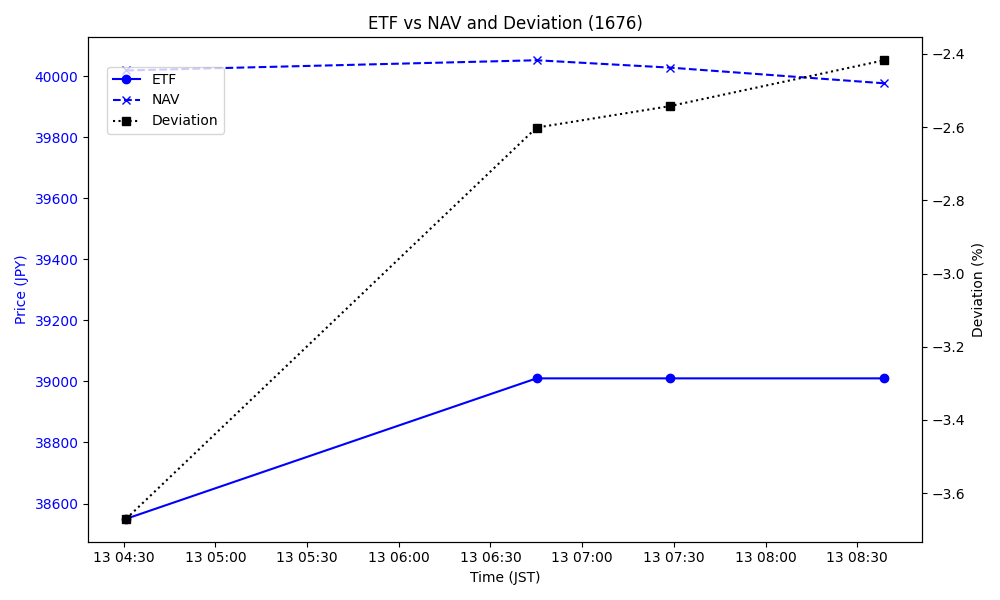

Write Python code to recreate this figure.
# -*- coding: utf-8 -*-
import os
import pandas as pd
import matplotlib.pyplot as plt
from datetime import datetime
import yfinance as yf

def main():
    # --- 銘柄リスト ---
    tickers = {"1676.T": "Royal Metals"}

    usd_jpy = yf.Ticker("JPY=X").history(period="1d")["Close"].iloc[-1]

    data = []
    for ticker, name in tickers.items():
        t = yf.Ticker(ticker)
        price = t.history(period="1d")["Close"].iloc[-1]
        nav = t.info.get("navPrice")

        if nav:
            nav_jpy = nav * usd_jpy
            deviation = (price - nav_jpy) / nav_jpy * 100
        else:
            nav_jpy = None
            deviation = None

        data.append({
            "timestamp": datetime.now().strftime("%Y-%m-%d %H:%M:%S"),
            "ticker": ticker,
            "name": name,
            "price": price,
            "nav_jpy": nav_jpy,
            "deviation_pct": deviation
        })

    # --- ファイル設定 ---
    csv_filename = "1672withDeviation.csv"
    png_filename = "1676withDeviation.png"

    # --- CSV追記 ---
    df_new = pd.DataFrame(data)
    if os.path.exists(csv_filename):
        df_existing = pd.read_csv(csv_filename)
        df_all = pd.concat([df_existing, df_new], ignore_index=True)
    else:
        df_all = df_new

    df_all["timestamp"] = pd.to_datetime(df_all["timestamp"])
    df_all.sort_values("timestamp", inplace=True)
    df_all.to_csv(csv_filename, index=False)

    # --- グラフ描画 ---
    plt.figure(figsize=(10, 6))
    color_price = "blue"
    color_deviation = "black"

    df_sub = df_all[df_all["name"] == "Royal Metals"]

    if not df_sub.empty:
        fig, ax1 = plt.subplots(figsize=(10, 6))

        # 左軸（ETFとNAV）
        ax1.set_xlabel("Time (JST)")
        ax1.set_ylabel("Price (JPY)", color=color_price)
        ax1.plot(df_sub["timestamp"], df_sub["price"], label="ETF", color=color_price, linestyle="-", marker="o")
        if df_sub["nav_jpy"].notna().any():
            ax1.plot(df_sub["timestamp"], df_sub["nav_jpy"], label="NAV", color=color_price, linestyle="--", marker="x")
        ax1.tick_params(axis="y", labelcolor=color_price)

        # 右軸（乖離率）
        ax2 = ax1.twinx()
        ax2.set_ylabel("Deviation (%)", color=color_deviation)
        ax2.plot(df_sub["timestamp"], df_sub["deviation_pct"], label="Deviation", color=color_deviation, linestyle=":", marker="s")
        ax2.tick_params(axis="y", labelcolor=color_deviation)

        # 凡例
        fig.legend(loc="upper left", bbox_to_anchor=(0.1, 0.9))
        plt.title("ETF vs NAV and Deviation (1676)")
        fig.tight_layout()
        plt.xticks(rotation=45, ha="right")

        plt.savefig(png_filename)
        plt.close()

    print(f"✅ Data appended to {csv_filename}")
    print(f"✅ Chart updated: {png_filename}")

if __name__ == "__main__":
    main()
